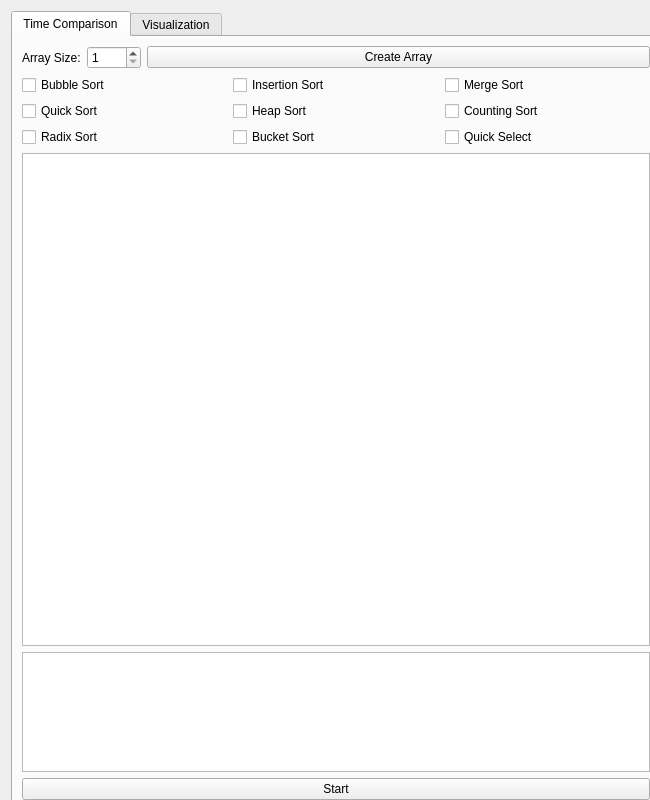
<?xml version="1.0" encoding="UTF-8"?>
<ui version="4.0">
 <class>Widget</class>
 <widget class="QWidget" name="Widget">
  <property name="geometry">
   <rect>
    <x>0</x>
    <y>0</y>
    <width>650</width>
    <height>800</height>
   </rect>
  </property>
  <property name="minimumSize">
   <size>
    <width>650</width>
    <height>704</height>
   </size>
  </property>
  <property name="maximumSize">
   <size>
    <width>650</width>
    <height>800</height>
   </size>
  </property>
  <property name="windowTitle">
   <string>Form</string>
  </property>
  <layout class="QVBoxLayout" name="verticalLayout_2">
   <item>
    <widget class="QTabWidget" name="tabWidget">
     <property name="minimumSize">
      <size>
       <width>650</width>
       <height>800</height>
      </size>
     </property>
     <property name="maximumSize">
      <size>
       <width>650</width>
       <height>800</height>
      </size>
     </property>
     <property name="currentIndex">
      <number>0</number>
     </property>
     <widget class="QWidget" name="tab">
      <attribute name="title">
       <string>Time Comparison</string>
      </attribute>
      <layout class="QVBoxLayout" name="verticalLayout">
       <item>
        <layout class="QHBoxLayout" name="horizontalLayout_11">
         <item>
          <widget class="QLabel" name="array_size_label">
           <property name="sizePolicy">
            <sizepolicy hsizetype="Fixed" vsizetype="Preferred">
             <horstretch>0</horstretch>
             <verstretch>0</verstretch>
            </sizepolicy>
           </property>
           <property name="text">
            <string>Array Size:</string>
           </property>
          </widget>
         </item>
         <item>
          <widget class="QSpinBox" name="spin_box">
           <property name="sizePolicy">
            <sizepolicy hsizetype="Fixed" vsizetype="Fixed">
             <horstretch>0</horstretch>
             <verstretch>0</verstretch>
            </sizepolicy>
           </property>
           <property name="minimum">
            <number>1</number>
           </property>
           <property name="maximum">
            <number>5000</number>
           </property>
          </widget>
         </item>
         <item>
          <widget class="QPushButton" name="create_array_button">
           <property name="text">
            <string>Create Array</string>
           </property>
          </widget>
         </item>
        </layout>
       </item>
       <item>
        <layout class="QHBoxLayout" name="horizontalLayout_12">
         <item>
          <widget class="QCheckBox" name="bubble_sort_checkbox">
           <property name="text">
            <string>Bubble Sort</string>
           </property>
          </widget>
         </item>
         <item>
          <widget class="QCheckBox" name="insertion_sort_checkbox">
           <property name="text">
            <string>Insertion Sort</string>
           </property>
          </widget>
         </item>
         <item>
          <widget class="QCheckBox" name="merge_sort_checkbox">
           <property name="text">
            <string>Merge Sort</string>
           </property>
          </widget>
         </item>
        </layout>
       </item>
       <item>
        <layout class="QHBoxLayout" name="horizontalLayout_13">
         <item>
          <widget class="QCheckBox" name="quick_sort_checkbox">
           <property name="text">
            <string>Quick Sort</string>
           </property>
          </widget>
         </item>
         <item>
          <widget class="QCheckBox" name="heap_sort_checkbox">
           <property name="text">
            <string>Heap Sort</string>
           </property>
          </widget>
         </item>
         <item>
          <widget class="QCheckBox" name="counting_sort_checkbox">
           <property name="text">
            <string>Counting Sort</string>
           </property>
          </widget>
         </item>
        </layout>
       </item>
       <item>
        <layout class="QHBoxLayout" name="horizontalLayout_14">
         <item>
          <widget class="QCheckBox" name="radix_sort_checkbox">
           <property name="text">
            <string>Radix Sort</string>
           </property>
          </widget>
         </item>
         <item>
          <widget class="QCheckBox" name="bucket_sort_checkbox">
           <property name="text">
            <string>Bucket Sort</string>
           </property>
          </widget>
         </item>
         <item>
          <widget class="QCheckBox" name="quick_select_checkbox">
           <property name="text">
            <string>Quick Select</string>
           </property>
          </widget>
         </item>
        </layout>
       </item>
       <item>
        <widget class="QGraphicsView" name="graph_view">
         <property name="maximumSize">
          <size>
           <width>632</width>
           <height>16777215</height>
          </size>
         </property>
        </widget>
       </item>
       <item>
        <widget class="QTextEdit" name="text_view">
         <property name="sizePolicy">
          <sizepolicy hsizetype="Fixed" vsizetype="Fixed">
           <horstretch>0</horstretch>
           <verstretch>0</verstretch>
          </sizepolicy>
         </property>
         <property name="minimumSize">
          <size>
           <width>571</width>
           <height>41</height>
          </size>
         </property>
         <property name="maximumSize">
          <size>
           <width>632</width>
           <height>120</height>
          </size>
         </property>
         <property name="readOnly">
          <bool>true</bool>
         </property>
         <property name="html">
          <string>&lt;!DOCTYPE HTML PUBLIC &quot;-//W3C//DTD HTML 4.0//EN&quot; &quot;http://www.w3.org/TR/REC-html40/strict.dtd&quot;&gt;
&lt;html&gt;&lt;head&gt;&lt;meta name=&quot;qrichtext&quot; content=&quot;1&quot; /&gt;&lt;meta charset=&quot;utf-8&quot; /&gt;&lt;style type=&quot;text/css&quot;&gt;
p, li { white-space: pre-wrap; }
hr { height: 1px; border-width: 0; }
li.unchecked::marker { content: &quot;\2610&quot;; }
li.checked::marker { content: &quot;\2612&quot;; }
&lt;/style&gt;&lt;/head&gt;&lt;body style=&quot; font-family:'Segoe UI'; font-size:9pt; font-weight:400; font-style:normal;&quot;&gt;
&lt;p style=&quot;-qt-paragraph-type:empty; margin-top:0px; margin-bottom:0px; margin-left:0px; margin-right:0px; -qt-block-indent:0; text-indent:0px;&quot;&gt;&lt;br /&gt;&lt;/p&gt;&lt;/body&gt;&lt;/html&gt;</string>
         </property>
        </widget>
       </item>
       <item>
        <widget class="QPushButton" name="start_button">
         <property name="text">
          <string>Start</string>
         </property>
        </widget>
       </item>
      </layout>
     </widget>
     <widget class="QWidget" name="tab_2">
      <attribute name="title">
       <string>Visualization</string>
      </attribute>
      <widget class="QGraphicsView" name="graph_view_2">
       <property name="geometry">
        <rect>
         <x>0</x>
         <y>70</y>
         <width>626</width>
         <height>481</height>
        </rect>
       </property>
       <property name="maximumSize">
        <size>
         <width>632</width>
         <height>16777215</height>
        </size>
       </property>
      </widget>
      <widget class="QTextEdit" name="text_view_2">
       <property name="geometry">
        <rect>
         <x>0</x>
         <y>560</y>
         <width>626</width>
         <height>120</height>
        </rect>
       </property>
       <property name="sizePolicy">
        <sizepolicy hsizetype="Fixed" vsizetype="Fixed">
         <horstretch>0</horstretch>
         <verstretch>0</verstretch>
        </sizepolicy>
       </property>
       <property name="minimumSize">
        <size>
         <width>571</width>
         <height>41</height>
        </size>
       </property>
       <property name="maximumSize">
        <size>
         <width>632</width>
         <height>120</height>
        </size>
       </property>
       <property name="readOnly">
        <bool>true</bool>
       </property>
       <property name="html">
        <string>&lt;!DOCTYPE HTML PUBLIC &quot;-//W3C//DTD HTML 4.0//EN&quot; &quot;http://www.w3.org/TR/REC-html40/strict.dtd&quot;&gt;
&lt;html&gt;&lt;head&gt;&lt;meta name=&quot;qrichtext&quot; content=&quot;1&quot; /&gt;&lt;meta charset=&quot;utf-8&quot; /&gt;&lt;style type=&quot;text/css&quot;&gt;
p, li { white-space: pre-wrap; }
hr { height: 1px; border-width: 0; }
li.unchecked::marker { content: &quot;\2610&quot;; }
li.checked::marker { content: &quot;\2612&quot;; }
&lt;/style&gt;&lt;/head&gt;&lt;body style=&quot; font-family:'Segoe UI'; font-size:9pt; font-weight:400; font-style:normal;&quot;&gt;
&lt;p style=&quot;-qt-paragraph-type:empty; margin-top:0px; margin-bottom:0px; margin-left:0px; margin-right:0px; -qt-block-indent:0; text-indent:0px;&quot;&gt;&lt;br /&gt;&lt;/p&gt;&lt;/body&gt;&lt;/html&gt;</string>
       </property>
      </widget>
      <widget class="QWidget" name="">
       <property name="geometry">
        <rect>
         <x>10</x>
         <y>20</y>
         <width>362</width>
         <height>26</height>
        </rect>
       </property>
       <layout class="QHBoxLayout" name="horizontalLayout">
        <item>
         <widget class="QLabel" name="algo_label">
          <property name="text">
           <string>Algorithms:</string>
          </property>
         </widget>
        </item>
        <item>
         <widget class="QComboBox" name="combo_box">
          <item>
           <property name="text">
            <string>Bubble Sort</string>
           </property>
          </item>
          <item>
           <property name="text">
            <string>Insertion Sort</string>
           </property>
          </item>
          <item>
           <property name="text">
            <string>Merge Sort</string>
           </property>
          </item>
          <item>
           <property name="text">
            <string>Quick Sort</string>
           </property>
          </item>
          <item>
           <property name="text">
            <string>Heap Sort</string>
           </property>
          </item>
          <item>
           <property name="text">
            <string>Counting Sort</string>
           </property>
          </item>
          <item>
           <property name="text">
            <string>Radix Sort</string>
           </property>
          </item>
          <item>
           <property name="text">
            <string>Bucket Sort</string>
           </property>
          </item>
         </widget>
        </item>
        <item>
         <widget class="QLabel" name="array_size_label_2">
          <property name="sizePolicy">
           <sizepolicy hsizetype="Fixed" vsizetype="Preferred">
            <horstretch>0</horstretch>
            <verstretch>0</verstretch>
           </sizepolicy>
          </property>
          <property name="text">
           <string>Array Size:</string>
          </property>
         </widget>
        </item>
        <item>
         <widget class="QSpinBox" name="spin_box_2">
          <property name="sizePolicy">
           <sizepolicy hsizetype="Fixed" vsizetype="Fixed">
            <horstretch>0</horstretch>
            <verstretch>0</verstretch>
           </sizepolicy>
          </property>
          <property name="minimum">
           <number>1</number>
          </property>
          <property name="maximum">
           <number>5000</number>
          </property>
         </widget>
        </item>
        <item>
         <widget class="QPushButton" name="create_array_button_2">
          <property name="text">
           <string>Create Array</string>
          </property>
         </widget>
        </item>
       </layout>
      </widget>
      <widget class="QWidget" name="">
       <property name="geometry">
        <rect>
         <x>60</x>
         <y>700</y>
         <width>239</width>
         <height>26</height>
        </rect>
       </property>
       <layout class="QHBoxLayout" name="horizontalLayout_2">
        <item>
         <widget class="QPushButton" name="visual_button">
          <property name="text">
           <string>Start</string>
          </property>
         </widget>
        </item>
        <item>
         <widget class="QPushButton" name="stop_button">
          <property name="text">
           <string>Stop</string>
          </property>
         </widget>
        </item>
        <item>
         <widget class="QPushButton" name="reset_button">
          <property name="text">
           <string>Reset</string>
          </property>
         </widget>
        </item>
       </layout>
      </widget>
     </widget>
    </widget>
   </item>
  </layout>
 </widget>
 <resources/>
 <connections/>
</ui>
